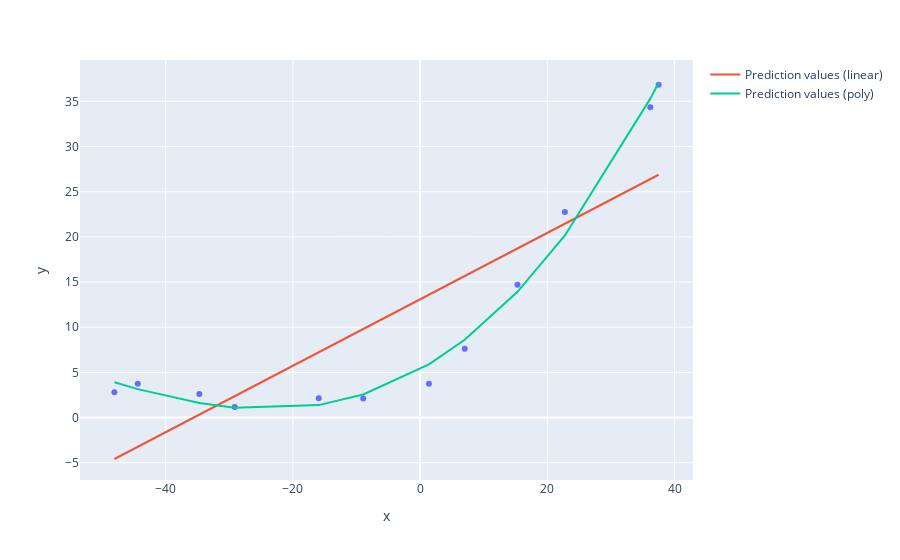

Notebook source saved alongside this figure:
### Code cell
fig3 = go.Figure(fig2)
trace3 = go.Scatter(x=train_df_poly['x'],
                    y=train_df_poly['y_pred_poly'],
                    name='Prediction values (poly)',
                    mode='lines')

fig3.add_trace(trace3)
fig3.show()

### Figure 1 — Plotly figure (JSON) as saved in the notebook; plotly's stock layout.template omitted (floating-point values rounded to 4 significant figures)
{"data": [{"hovertemplate": "x=%{x}<br>y=%{y}<extra></extra>", "legendgroup": "", "marker": {"color": "#636efa", "symbol": "circle"}, "mode": "markers", "name": "", "orientation": "v", "showlegend": false, "type": "scatter", "x": [-15.94, -29.15, 36.19, 37.49, -48.06, -8.941, 15.31, -34.71, 1.389, -44.38, 7.014, 22.76], "xaxis": "x", "y": [2.134, 1.173, 34.36, 36.84, 2.809, 2.121, 14.71, 2.614, 3.74, 3.732, 7.628, 22.75], "yaxis": "y"}, {"mode": "lines", "name": "Prediction values (linear)", "type": "scatter", "x": [-15.94, -29.15, 36.19, 37.49, -48.06, -8.941, 15.31, -34.71, 1.389, -44.38, 7.014, 22.76], "y": [7.227, 2.366, 26.4, 26.88, -4.587, 9.799, 18.72, 0.3237, 13.6, -3.236, 15.67, 21.46]}, {"mode": "lines", "name": "Prediction values (poly)", "type": "scatter", "x": [-48.06, -44.38, -34.71, -29.15, -15.94, -8.941, 1.389, 7.014, 15.31, 22.76, 36.19, 37.49], "y": [3.903, 3.145, 1.603, 1.098, 1.376, 2.556, 5.887, 8.604, 13.92, 20.16, 35.3, 37.06]}], "layout": {"legend": {"tracegroupgap": 0}, "margin": {"t": 60}, "xaxis": {"anchor": "y", "domain": [0, 1], "title": {"text": "x"}}, "yaxis": {"anchor": "x", "domain": [0, 1], "title": {"text": "y"}}}}
